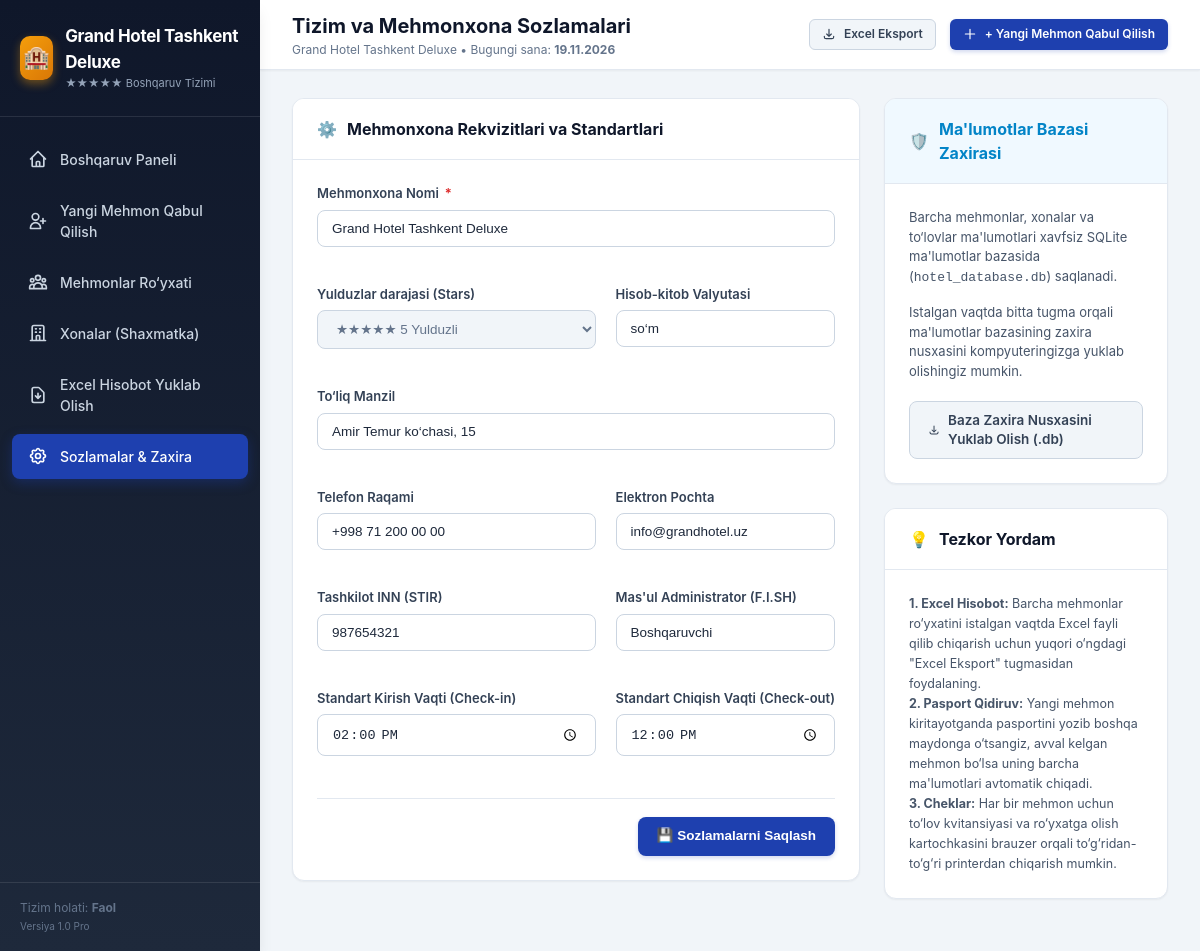
The page /settings on the database its author committed.
### tables this page shows
CREATE TABLE hotel_settings (
        id INTEGER PRIMARY KEY,
        hotel_name TEXT NOT NULL DEFAULT 'Grand Hotel Toshkent',
        hotel_stars INTEGER DEFAULT 4,
        address TEXT DEFAULT 'Toshkent shahri, Amir Temur shox ko‘chasi, 15-uy',
        phone TEXT DEFAULT '+998 71 200-00-00',
        email TEXT DEFAULT 'info@grandhotel.uz',
        inn TEXT DEFAULT '123456789',
        manager_name TEXT DEFAULT 'Administrator',
        currency TEXT DEFAULT 'so‘m',
        checkin_time TEXT DEFAULT '14:00',
        checkout_time TEXT DEFAULT '12:00'
    );

### app.py (the view, shortened to what this page needs)
@app.route('/settings', methods=['GET', 'POST'])
def settings_page():
    settings = database.get_hotel_settings()
    return render_template('settings.html', settings=settings, active_page='settings')

### app.py (called while the page is built)
@app.template_filter('format_date')
def format_date_filter(value):
    if not value:
        return ""
    try:
        if " " in str(value):
            dt = datetime.strptime(str(value).split(".")[0], "%Y-%m-%d %H:%M:%S")
            return dt.strftime("%d.%m.%Y %H:%M")
        dt = datetime.strptime(str(value), "%Y-%m-%d")
        return dt.strftime("%d.%m.%Y")
    except Exception:
        return value

@app.context_processor
def inject_settings():
    settings = database.get_hotel_settings()
    now_date = date.today().strftime('%Y-%m-%d')
    return dict(hotel_settings=settings, current_date=now_date)

### database.py (called while the page is built)
def get_db():
    conn = sqlite3.connect(DB_PATH)
    conn.row_factory = sqlite3.Row
    conn.execute("PRAGMA foreign_keys = ON")
    return conn

def get_hotel_settings():
    conn = get_db()
    row = conn.execute('SELECT * FROM hotel_settings WHERE id = 1').fetchone()
    conn.close()
    if row:
        return dict(row)
    return {}

### templates/settings.html (shortened to what this page needs)
{% extends "base.html" %}
{% block header_title %}Tizim va Mehmonxona Sozlamalari{% endblock %}
{% block content %}
<div style="display: grid; grid-template-columns: 2fr 1fr; gap: 24px; align-items: start;">
    <div class="card">
        <div class="card-header">
            <div class="card-title">
                <span>⚙️</span> Mehmonxona Rekvizitlari va Standartlari
            </div>
        </div>
        <div class="card-body">
            <form method="POST" action="{{ url_for('settings_page') }}">
                <div class="form-grid">
                    <div class="form-group" style="grid-column: span 2;">
                        <label class="form-label">Mehmonxona Nomi <span class="required">*</span></label>
                        <input type="text" name="hotel_name" class="form-control" value="{{ settings.hotel_name }}" required>
                    </div>
                    <div class="form-group">
                        <label class="form-label">Yulduzlar darajasi (Stars)</label>
                        <select name="hotel_stars" class="form-control">
                            <option value="5" {% if settings.hotel_stars == 5 %}selected{% endif %}>★★★★★ 5 Yulduzli</option>
                        </select>
                    </div>
                    <div class="form-group">
                        <label class="form-label">Hisob-kitob Valyutasi</label>
                        <input type="text" name="currency" class="form-control" value="{{ settings.currency }}" required>
                    </div>
                    <div class="form-group" style="grid-column: span 2;">
                        <label class="form-label">To‘liq Manzil</label>
                        <input type="text" name="address" class="form-control" value="{{ settings.address }}">
                    </div>
                    <div class="form-group">
                        <label class="form-label">Telefon Raqami</label>
                        <input type="text" name="phone" class="form-control" value="{{ settings.phone }}">
                    </div>
                    <div class="form-group">
                        <label class="form-label">Elektron Pochta</label>
                        <input type="email" name="email" class="form-control" value="{{ settings.email }}">
                    </div>
                    <div class="form-group">
                        <label class="form-label">Tashkilot INN (STIR)</label>
                        <input type="text" name="inn" class="form-control" value="{{ settings.inn }}">
                    </div>
                    <div class="form-group">
                        <label class="form-label">Mas'ul Administrator (F.I.SH)</label>
                        <input type="text" name="manager_name" class="form-control" value="{{ settings.manager_name }}">
                    </div>
                    <div class="form-group">
                        <label class="form-label">Standart Kirish Vaqti (Check-in)</label>
                        <input type="time" name="checkin_time" class="form-control" value="{{ settings.checkin_time }}">
                    </div>
                    <div class="form-group">
                        <label class="form-label">Standart Chiqish Vaqti (Check-out)</label>
                        <input type="time" name="checkout_time" class="form-control" value="{{ settings.checkout_time }}">
                    </div>
                </div>
                <div style="margin-top: 24px; border-top: 1px solid var(--gray-200); padding-top: 18px; text-align: right;">
                    <button type="submit" class="btn btn-primary">
                        💾 Sozlamalarni Saqlash
                    </button>
                </div>
            </form>
        </div>
    </div>
    <div>
        <div class="card">
            <div class="card-header" style="background: var(--info-light);">
                <div class="card-title" style="color: var(--info);">
                    <span>🛡️</span> Ma'lumotlar Bazasi Zaxirasi
                </div>
            </div>
            <div class="card-body">
                <p style="font-size: 13px; color: var(--gray-600); margin-bottom: 16px;">
                    Barcha mehmonlar, xonalar va to‘lovlar ma'lumotlari xavfsiz SQLite ma'lumotlar bazasida (<code>hotel_database.db</code>) saqlanadi.
                </p>
                <p style="font-size: 13px; color: var(--gray-600); margin-bottom: 20px;">
                    Istalgan vaqtda bitta tugma orqali ma'lumotlar bazasining zaxira nusxasini kompyuteringizga yuklab olishingiz mumkin.
                </p>
                <a href="{{ url_for('backup_database') }}" class="btn btn-secondary" style="width: 100%; justify-content: center; gap: 8px;">
                    <svg fill="none" viewBox="0 0 24 24" stroke="currentColor" style="width: 18px; height: 18px;">
                        <path stroke-linecap="round" stroke-linejoin="round" stroke-width="2" d="M4 16v1a3 3 0 003 3h10a3 3 0 003-3v-1m-4-4l-4 4m0 0l-4-4m4 4V4"/>
                    </svg>
                    Baza Zaxira Nusxasini Yuklab Olish (.db)
                </a>
            </div>
        </div>
        <div class="card">
            <div class="card-header">
                <div class="card-title">
                    <span>💡</span> Tezkor Yordam
                </div>
            </div>
            <div class="card-body" style="font-size: 12.5px; color: var(--gray-600); line-height: 1.6;">
                <p><strong>1. Excel Hisobot:</strong> Barcha mehmonlar ro‘yxatini istalgan vaqtda Excel fayli qilib chiqarish uchun yuqori o‘ngdagi "Excel Eksport" tugmasidan foydalaning.</p>
                <p><strong>2. Pasport Qidiruv:</strong> Yangi mehmon kiritayotganda pasportini yozib boshqa maydonga o‘tsangiz, avval kelgan mehmon bo‘lsa uning barcha ma'lumotlari avtomatik chiqadi.</p>
                <p><strong>3. Cheklar:</strong> Har bir mehmon uchun to‘lov kvitansiyasi va ro‘yxatga olish kartochkasini brauzer orqali to‘g‘ridan-to‘g‘ri printerdan chiqarish mumkin.</p>
            </div>
        </div>
    </div>
</div>
{% endblock %}

### templates/base.html (shortened to what this page needs)
<!DOCTYPE html>
<html lang="uz">
<head>
    <link rel="stylesheet" href="{{ url_for('static', filename='css/style.css') }}">
</head>
<body>
    <div class="app-container">
        <aside class="app-sidebar">
            <div class="sidebar-header">
                <div class="brand-icon">
                    🏨
                </div>
                <div class="brand-info">
                    <h2>{{ hotel_settings.hotel_name }}</h2>
                    <span>{{ '★' * hotel_settings.hotel_stars }} Boshqaruv Tizimi</span>
                </div>
            </div>
            <nav class="sidebar-nav">
                <a href="{{ url_for('dashboard') }}" class="nav-link {% if active_page == 'dashboard' %}active{% endif %}">
                    <svg fill="none" viewBox="0 0 24 24" stroke="currentColor">
                        <path stroke-linecap="round" stroke-linejoin="round" stroke-width="2" d="M3 12l2-2m0 0l7-7 7 7M5 10v10a1 1 0 001 1h3m10-11l2 2m-2-2v10a1 1 0 01-1 1h-3m-6 0a1 1 0 001-1v-4a1 1 0 011-1h2a1 1 0 011 1v4a1 1 0 001 1m-6 0h6"/>
                    </svg>
                    <span>Boshqaruv Paneli</span>
                </a>
                <a href="{{ url_for('register_guest') }}" class="nav-link {% if active_page == 'register' %}active{% endif %}">
                    <svg fill="none" viewBox="0 0 24 24" stroke="currentColor">
                        <path stroke-linecap="round" stroke-linejoin="round" stroke-width="2" d="M18 9v3m0 0v3m0-3h3m-3 0h-3m-2-5a4 4 0 11-8 0 4 4 0 018 0zM3 20a6 6 0 0112 0v1H3v-1z"/>
                    </svg>
                    <span>Yangi Mehmon Qabul Qilish</span>
                </a>
                <a href="{{ url_for('guests_list') }}" class="nav-link {% if active_page == 'guests' %}active{% endif %}">
                    <span>Mehmonlar Ro‘yxati</span>
                </a>
                <a href="{{ url_for('rooms_management') }}" class="nav-link {% if active_page == 'rooms' %}active{% endif %}">
                    <svg fill="none" viewBox="0 0 24 24" stroke="currentColor">
                        <path stroke-linecap="round" stroke-linejoin="round" stroke-width="2" d="M19 21V5a2 2 0 00-2-2H7a2 2 0 00-2 2v16m14 0h2m-2 0h-5m-9 0H3m2 0h5M9 7h1m-1 4h1m4-4h1m-1 4h1m-5 10v-5a1 1 0 011-1h2a1 1 0 011 1v5m-4 0h4"/>
                    </svg>
                    <span>Xonalar (Shaxmatka)</span>
                </a>
                <a href="{{ url_for('export_excel_route') }}" class="nav-link">
                    <svg fill="none" viewBox="0 0 24 24" stroke="currentColor">
                        <path stroke-linecap="round" stroke-linejoin="round" stroke-width="2" d="M12 10v6m0 0l-3-3m3 3l3-3m2 8H7a2 2 0 01-2-2V5a2 2 0 012-2h5.586a1 1 0 01.707.293l5.414 5.414a1 1 0 01.293.707V19a2 2 0 01-2 2z"/>
                    </svg>
                    <span>Excel Hisobot Yuklab Olish</span>
                </a>
                <a href="{{ url_for('settings_page') }}" class="nav-link {% if active_page == 'settings' %}active{% endif %}">
                    <span>Sozlamalar & Zaxira</span>
                </a>
            </nav>
            <div class="sidebar-footer">
                <div>
                    <div>Tizim holati: <strong>Faol</strong></div>
                    <small>Versiya 1.0 Pro</small>
                </div>
            </div>
        </aside>
        <div class="app-main">
            <header class="app-header">
                <div class="header-title-box">
                    <h1>{% block header_title %}Boshqaruv Paneli{% endblock %}</h1>
                    <p>{{ hotel_settings.hotel_name }} &bull; Bugungi sana: <strong>{{ current_date|format_date }}</strong></p>
                </div>
                <div class="header-actions">
                    <a href="{{ url_for('export_excel_route') }}" class="btn btn-secondary btn-sm" title="Barcha mehmonlarni Excel ga yuklab olish">
                        <svg fill="none" viewBox="0 0 24 24" stroke="currentColor">
                            <path stroke-linecap="round" stroke-linejoin="round" stroke-width="2" d="M4 16v1a3 3 0 003 3h10a3 3 0 003-3v-1m-4-4l-4 4m0 0l-4-4m4 4V4"/>
                        </svg>
                        Excel Eksport
                    </a>
                    <a href="{{ url_for('register_guest') }}" class="btn btn-primary btn-sm">
                        <svg fill="none" viewBox="0 0 24 24" stroke="currentColor">
                            <path stroke-linecap="round" stroke-linejoin="round" stroke-width="2" d="M12 4v16m8-8H4"/>
                        </svg>
                        + Yangi Mehmon Qabul Qilish
                    </a>
                </div>
            </header>
            <main class="app-content">
                {% block content %}{% endblock %}
            </main>
        </div>
    </div>
</body>
</html>

### rows shown on the page
hotel_settings: hotel_name "Grand Hotel Tashkent Deluxe", hotel_stars "★★★★★", hotel_stars "★★★★★ 5 Yulduzli", currency "so‘m", address "Amir Temur ko‘chasi, 15", phone "+998 71 200 00 00", email "info@grandhotel.uz", inn "987654321", manager_name "Boshqaruvchi", checkin_time "14:00", checkout_time "12:00"
